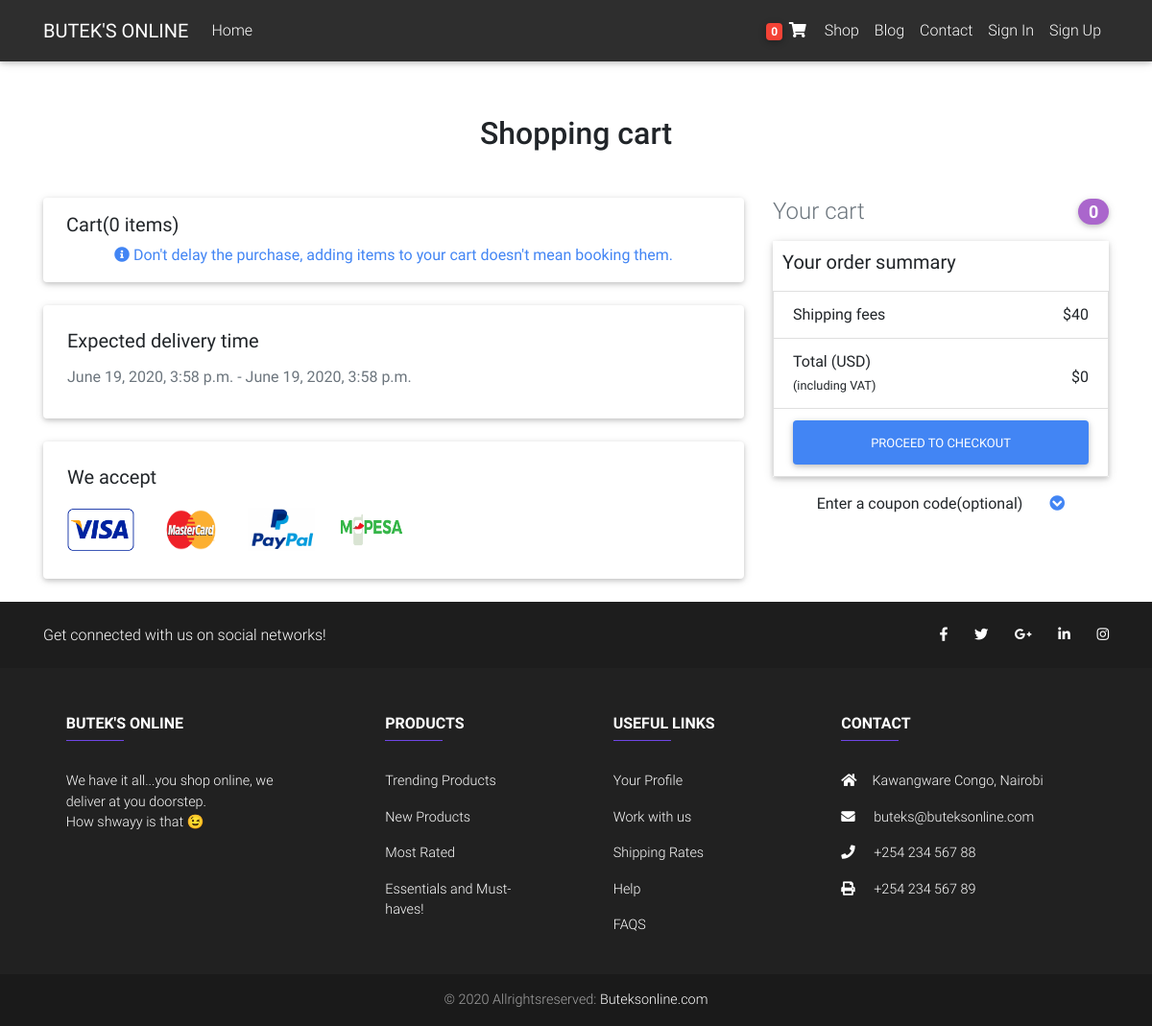
Page /order-summary/ (signed in) on the committed database.
### catalog/models.py (models this page shows, shortened)
class Order(models.Model):
    user = models.ForeignKey(User, on_delete=models.CASCADE)
    items = models.ManyToManyField(OrderItem)
    ordered = models.BooleanField(default=False)
    ref_code = models.CharField(max_length=20)
    coupon = models.ForeignKey(
        'Coupon', on_delete=models.SET_NULL, blank=True, null=True)
    address = models.ForeignKey(
        "Address", on_delete=models.SET_NULL, blank=True, null=True)
    payment = models.ForeignKey(
        'Payment', on_delete=models.SET_NULL, blank=True, null=True)
    start_date = models.DateTimeField(auto_now_add=True)
    ordered_date = models.DateTimeField(auto_now=True)
    received = models.BooleanField(default=False)
    refund_requested = models.BooleanField(default=False)
    refund_granted = models.BooleanField(default=False)
    def get_total(self):
        total = 0
        for order_item in self.items.all():
            total += order_item.get_item_final_price()
        if self.coupon:
            total -= self.coupon.amount
        return total

### catalog/views.py (the view)
# urls.py: path('order-summary/', OrderSummaryView.as_view(), name='order_summary'),
class OrderSummaryView(LoginRequiredMixin, View):
    def get(self, *args, **kwargs):
        try:
            order = Order.objects.get(user=self.request.user, ordered=False)
            context = {
                'objects': order
            }
            return render(self.request, 'cart.html', context)
        except ObjectDoesNotExist:
            messages.info(self.request, "You don't have an active order!")
            return redirect('home')

### catalog/templatetags/cart_template_tags.py (called while the page is built)
@register.filter
def cart_item_count(user):
    if user.is_authenticated:
        order_qs = Order.objects.filter(user=user, ordered=False)
        if order_qs.exists():
            return order_qs[0].items.count()
    return 0

### templates/cart.html (shortened to what this page needs)
{% extends 'base.html' %}
{% load static %}
{% block content %}
<main>
  <div class="container wow fadeIn">
    <h2 class="h2 text-center mt-5 mb-5">Shopping cart</h2>
    <div class="row">
      <div class="col-md-8 mb-4">
        <div class="card">
          <h5 style="font-weight: 400;" class="mt-3 px-4 ">Cart({{objects.items.count}} items)</h5>
          <p class="text-primary text-center"><i class="fas fa-info-circle text-primary"></i> Don't delay the purchase, adding items to your cart doesn't mean booking them.</p>
        </div>
        <div class="card mt-4" style="padding: 25px;">
          <h5><b>Expected delivery time</b></h5>
          <h6 class="mt-2 text-muted"><strong> {{objects.ordered_date}} - {{objects.ordered_date}}</strong></h6>
        </div>
        <div class="card mt-4" style="padding: 25px 25px 0 25px">
          <h5><b>We accept</b></h5>
          <p>
            <span><img class="accept-img" src="{% static 'assets/visa.png' %}" alt=""></i></span>
            <span><img class="master" src="{% static 'assets/master.png' %}" alt=""></i></span>
            <span><img class="paypal" src="{% static 'assets/paypal.png' %}" alt=""></i></span>
            <span><img class="accept-img mpesa" src="{% static 'assets/mpesa.png' %}" alt=""></i></span>
          </p>
        </div>
      </div>
      <div class="col-md-4 mb-4">
        <h4 class="d-flex justify-content-between align-items-center mb-3">
        <span class="text-muted">Your cart</span>
        <span class="badge badge-secondary badge-pill">{{objects.items.count}}</span>
        </h4>
        <ul class="list-group mb-3 z-depth-1">
          <h5 style="font-weight: 400; padding:10px;">Your order summary</h5>
          <li class="list-group-item d-flex justify-content-between">
            <span>
              <strong>Shipping fees</strong>
            </span>
            <span>
              <strong class="float-right">$40</strong>
            </span>
          </li>
          <li class="list-group-item d-flex justify-content-between">
            <span>
              <strong>Total (USD)</strong>
              <br>
              <small>(including VAT)</small>
            </span>
            <strong class="mt-3">${{objects.get_total}}</strong>
          </li>
          <li class="list-group-item d-flex justify-content-between">
            <a href="{% url 'checkout' %}" class="btn btn-primary rounded btn-block">PROCEED TO CHECKOUT</a>
          </li>
        </ul>
        <p class="text-center" style="font-weight: 400;">Enter a coupon code(optional)
          <i style="cursor: pointer;" id="arrow" class="fas fa-chevron-circle-down text-primary ml-4"></i>
        </p>
      </div>
    </div>
  </div>
</main>
{% endblock content %}

### templates/base.html (shortened to what this page needs)
{% load static %}
{% load cart_template_tags %}
<!DOCTYPE html>
<html lang="en">
  <head>
    <link
      rel="stylesheet"
      href="https://use.fontawesome.com/releases/v5.11.2/css/all.css"
    />
    <link href="{% static 'css/bootstrap.min.css' %}" rel="stylesheet" />
    <link href="{% static 'css/mdb.min.css' %}" rel="stylesheet" />
    <link href="{% static 'css/style.min.css' %}" rel="stylesheet" />
    <link rel="stylesheet" href="{% static 'main.css' %}">
  </head>
  <body>
<nav class="navbar fixed-top navbar-expand-lg navbar-dark elegant-color scrolling-navbar">
<div class="container">
  <a class="navbar-brand" href="{% url 'home' %}">
    <strong>BUTEK'S ONLINE</strong>
  </a>
  <div class="collapse navbar-collapse" id="navbarSupportedContent">
    <ul class="navbar-nav mr-auto">
      <li class="nav-item ">
        <a class="nav-link" href="{% url 'home' %}">Home</a>
      </li>
    </ul>
    <ul class="navbar-nav nav-flex-icons">
      <li class="nav-item">
        <a href="{% url 'order_summary' %}" class="nav-link waves-effect">
          <span class="badge red z-depth-1 rounded">{{request.user|cart_item_count}}</span>
          <i class="fas fa-shopping-cart"></i>
        </a>
      </li>
      <li class="nav-item">
        <a class="nav-link" href="{% url 'shop' %}">Shop</a>
      </li>
      <li class="nav-item">
        <a class="nav-link" href="#">Blog</a>
      </li>
      <li class="nav-item">
        <a class="nav-link" href="#">Contact</a>
      </li>
      <li class="nav-item">
        <a class="nav-link" href="#">Sign In</a>
      </li>
      <li class="nav-item">
        <a class="nav-link" href="#">Sign Up</a>
      </li>
    </ul>
  </div>
</div>
</nav>
<div class="mt-5 pt-4">
  </div>
{% block content %}
{% endblock content %}
<footer class="page-footer font-small elegant-color-dark">
  <div style="background-color: #1d1d1d;">
    <div class="container">
      <div class="row py-4 d-flex align-items-center">
        <div
          class="col-md-6 col-lg-5 text-center text-md-left mb-4 mb-md-0"
        >
          <h6 class="mb-0">Get connected with us on social networks!</h6>
        </div>
        <div class="col-md-6 col-lg-7 text-center text-md-right">
          <a class="fb-ic">
            <i class="fab fa-facebook-f white-text mr-4"> </i>
          </a>
          <a class="tw-ic">
            <i class="fab fa-twitter white-text mr-4"> </i>
          </a>
          <a class="gplus-ic">
            <i class="fab fa-google-plus-g white-text mr-4"> </i>
          </a>
          <a class="li-ic">
            <i class="fab fa-linkedin-in white-text mr-4"> </i>
          </a>
          <a class="ins-ic">
            <i class="fab fa-instagram white-text"> </i>
          </a>
        </div>
      </div>
    </div>
  </div>
  <div class="container text-center text-md-left mt-5">
    <div class="row mt-3">
      <div class="col-md-3 col-lg-4 col-xl-3 mx-auto mb-4">
        <h6 class="text-uppercase font-weight-bold">Butek's Online</h6>
        <hr
          class="deep-purple accent-2 mb-4 mt-0 d-inline-block mx-auto"
          style="width: 60px;"
        />
        <p>
          We have it all...you shop online, we deliver at you doorstep.
          <br>
          How shwayy is that 😉
        </p>
      </div>
      <div class="col-md-2 col-lg-2 col-xl-2 mx-auto mb-4">
        <h6 class="text-uppercase font-weight-bold">Products</h6>
        <hr
          class="deep-purple accent-2 mb-4 mt-0 d-inline-block mx-auto"
          style="width: 60px;"
        />
        <p>
          <a href="#!">Trending Products</a>
        </p>
        <p>
          <a href="#!">New Products</a>
        </p>
        <p>
          <a href="#!">Most Rated</a>
        </p>
        <p>
          <a href="#!">Essentials and Must-haves!</a>
        </p>
      </div>
      <div class="col-md-3 col-lg-2 col-xl-2 mx-auto mb-4">
        <h6 class="text-uppercase font-weight-bold">Useful links</h6>
        <hr
          class="deep-purple accent-2 mb-4 mt-0 d-inline-block mx-auto"
          style="width: 60px;"
        />
        <p>
          <a href="#!">Your Profile</a>
        </p>
        <p>
          <a href="#!">Work with us</a>
        </p>
        <p>
          <a href="#!">Shipping Rates</a>
        </p>
        <p>
          <a href="#!">Help</a>
        </p>
        <p>
          <a href="#!">FAQS</a>
        </p>
      </div>
      <div class="col-md-4 col-lg-3 col-xl-3 mx-auto mb-md-0 mb-4">
        <h6 class="text-uppercase font-weight-bold">Contact</h6>
        <hr
          class="deep-purple accent-2 mb-4 mt-0 d-inline-block mx-auto"
          style="width: 60px;"
        />
        <p><i class="fas fa-home mr-3"></i>Kawangware Congo, Nairobi</p>
        <p><i class="fas fa-envelope mr-3"></i> buteks@buteksonline.com</p>
        <p><i class="fas fa-phone mr-3"></i> +254 234 567 88</p>
        <p><i class="fas fa-print mr-3"></i> +254 234 567 89</p>
      </div>
    </div>
  </div>
  <div class="footer-copyright text-center py-3">
    © 2020 Allrightsreserved:
    <a href="https://mdbootstrap.com/"> Buteksonline.com</a>
  </div>
</footer>
  </body>
</html>

### static/main.css (style rules this page uses)
body a { text-decoration: none !important; }
.accept-img { width: 70px; height: 70px; }
.master { width: 70px; height: 50px; }
.paypal { width: 70px; height: 45px; }
.mpesa, .paypal, .master { margin-left: 20px; }

### templates/base.html (style rules this page uses)
html, body, header, .carousel { height: 60vh; }

### rows in the picture
Order: items.count "0", ordered_date "June 19, 2020, 3:58 p.m.", get_total "0"

### other values in the picture
{{ request.user|cart_item_count }} "0"
